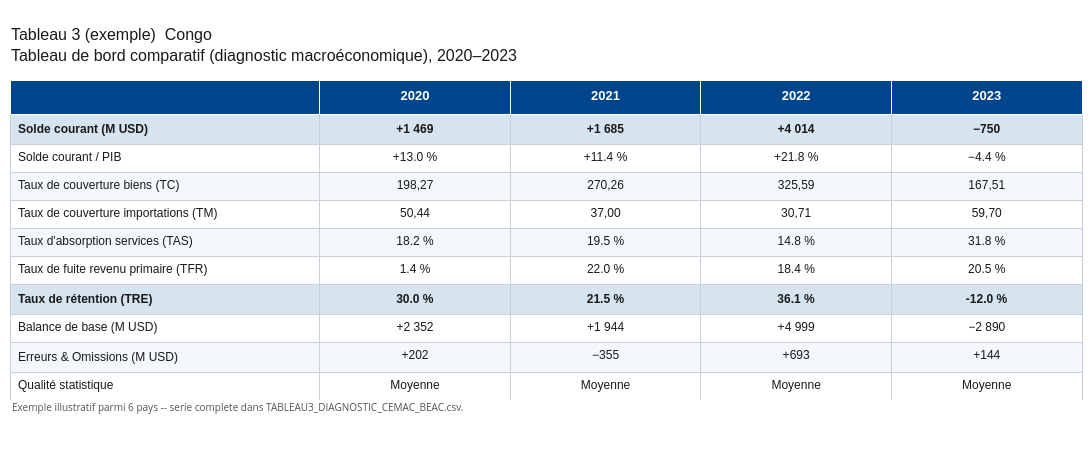
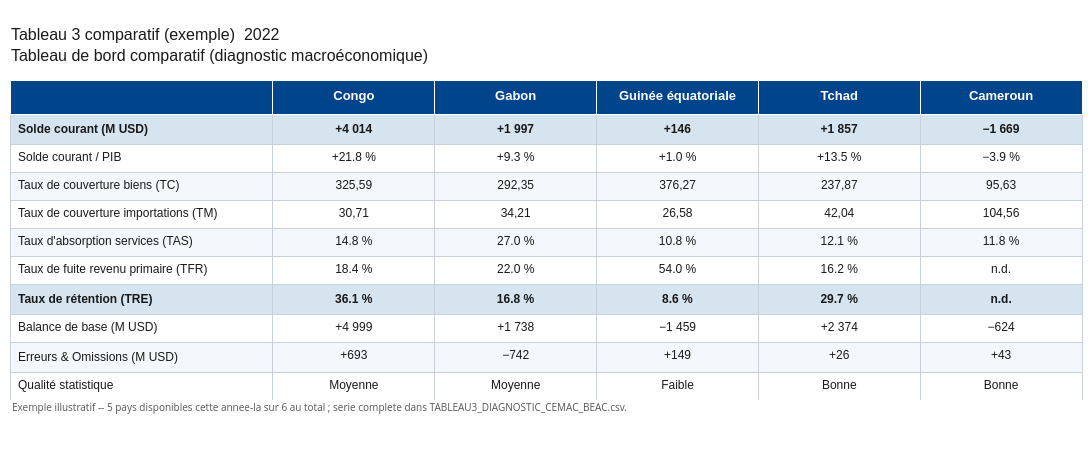

Notebook source saved alongside these figures, in order:
### Code cell
def qualite_local(code, annee):
    r = ligne_pour(code, annee)
    if r is None or pd.isna(r['SOLDE_COURANT']) or r['SOLDE_COURANT'] == 0:
        return 'n.d.'
    ratio = abs(r['EO_NET']) / abs(r['SOLDE_COURANT']) * 100
    if ratio < 10:
        return 'Bonne'
    if ratio < 60:
        return 'Moyenne'
    return 'Faible'


rows_t3_local = [
    'Solde courant (M USD)',
    'Solde courant / PIB',
    'Taux de couverture biens (TC)',
    "Taux de couverture importations (TM)",
    "Taux d'absorption services (TAS)",
    'Taux de fuite revenu primaire (TFR)',
    'Taux de rétention (TRE)',
    'Balance de base (M USD)',
    'Erreurs & Omissions (M USD)',
    'Qualité statistique',
]


def colonne_t3_local(code, annee):
    r = ligne_pour(code, annee)
    if r is None:
        return ['n.d.'] * len(rows_t3_local)
    return [
        fmt_local(r['SOLDE_COURANT']),
        fmt_local(r['SOLDE_COURANT_PIB'], 'pct') if pd.notna(r['SOLDE_COURANT_PIB']) else 'n.d.',
        f"{r['TC_TAUX_COUVERTURE_BIENS']:.2f}".replace('.', ',') if pd.notna(r['TC_TAUX_COUVERTURE_BIENS']) else 'n.d.',
        f"{r['TM_TAUX_COUVERTURE_IMPORTATIONS']:.2f}".replace('.', ',') if pd.notna(r['TM_TAUX_COUVERTURE_IMPORTATIONS']) else 'n.d.',
        f"{r['TAS_TAUX_ABSORPTION_SERVICES']:.1f} %" if pd.notna(r['TAS_TAUX_ABSORPTION_SERVICES']) else 'n.d.',
        f"{r['TFR_TAUX_FUITE_REVENU']:.1f} %" if pd.notna(r['TFR_TAUX_FUITE_REVENU']) else 'n.d.',
        f"{r['TRE_TAUX_RETENTION']:.1f} %" if pd.notna(r['TRE_TAUX_RETENTION']) else 'n.d.',
        fmt_local(r['BALANCE_DE_BASE']),
        fmt_local(r['EO_NET']),
        qualite_local(code, annee),
    ]


# Tableau 3 complet -> CSV (reutilise directement metriques_cemac_local) ---
chemin_t3_local_csv = DIR_SORTIE / 'TABLEAU3_DIAGNOSTIC_CEMAC_BEAC.csv'
metriques_cemac_local.to_csv(chemin_t3_local_csv, index=False)
print(f"{chemin_t3_local_csv} : {len(metriques_cemac_local)} lignes ({metriques_cemac_local['COUNTRY_CODE'].nunique()} pays x annees).")

# Exemple par pays ---
code_ex3 = next(iter(ANNEES_PAR_PAYS_LOCAL))
nom_ex3 = PAYS_CEMAC_LOCAL[code_ex3]
annees_ex3 = ANNEES_PAR_PAYS_LOCAL[code_ex3]
data_ex3 = {a: colonne_t3_local(code_ex3, a) for a in annees_ex3}
df_t3_ex3 = pd.DataFrame(data_ex3, index=rows_t3_local)

fig_t3_ex3 = render_table_local(
    df_t3_ex3,
    title=f'Tableau 3 (exemple)  {nom_ex3}\nTableau de bord comparatif (diagnostic macroéconomique), '
          f'{annees_ex3[0]}–{annees_ex3[-1]}',
    caption=f"Exemple illustratif parmi {len(ANNEES_PAR_PAYS_LOCAL)} pays -- serie complete dans {chemin_t3_local_csv.name}.",
    highlight_rows=[0, 6],
    filename=FIGURES_DIR / f'tab3_diagnostic_beac_{code_ex3}.png',
)
fig_t3_ex3.show()

# Exemple comparatif ---
annees_comparables_t3_local = [a for a in ANNEES_UNION_LOCAL if len([c for c in ANNEES_PAR_PAYS_LOCAL if a in ANNEES_PAR_PAYS_LOCAL[c]]) >= 2]
if annees_comparables_t3_local:
    annee_ex3 = annees_comparables_t3_local[-2]
    pays_dispo_ex3 = [c for c in ANNEES_PAR_PAYS_LOCAL if annee_ex3 in ANNEES_PAR_PAYS_LOCAL[c]]
    data_comp3 = {PAYS_CEMAC_LOCAL[c]: colonne_t3_local(c, annee_ex3) for c in pays_dispo_ex3}
    df_t3_comp_ex3 = pd.DataFrame(data_comp3, index=rows_t3_local)

    fig_t3_comp_ex3 = render_table_local(
        df_t3_comp_ex3,
        title=f'Tableau 3 comparatif (exemple)  {annee_ex3}\nTableau de bord comparatif (diagnostic macroéconomique)',
        caption=f"Exemple illustratif -- {len(pays_dispo_ex3)} pays disponibles cette annee-la sur "
                f"{len(ANNEES_PAR_PAYS_LOCAL)} au total ; serie complete dans {chemin_t3_local_csv.name}.",
        highlight_rows=[0, 6],
        filename=FIGURES_DIR / f'tab3_diagnostic_beac_comparatif_{annee_ex3}.png',
    )
    fig_t3_comp_ex3.show()
else:
    print("Aucune annee avec au moins 2 pays disponibles -- pas d'exemple comparatif a afficher.")

### Figure 1 — Plotly figure (JSON) as saved in the notebook; plotly's stock layout.template omitted (floating-point values rounded to 4 significant figures)
{"data": [{"cells": {"align": ["left", "center", "center", "center", "center"], "fill": {"color": [["#D6E4F0", "white", "#F4F7FB", "white", "#F4F7FB", "white", "#D6E4F0", "white", "#F4F7FB", "white"], ["#D6E4F0", "white", "#F4F7FB", "white", "#F4F7FB", "white", "#D6E4F0", "white", "#F4F7FB", "white"], ["#D6E4F0", "white", "#F4F7FB", "white", "#F4F7FB", "white", "#D6E4F0", "white", "#F4F7FB", "white"], ["#D6E4F0", "white", "#F4F7FB", "white", "#F4F7FB", "white", "#D6E4F0", "white", "#F4F7FB", "white"], ["#D6E4F0", "white", "#F4F7FB", "white", "#F4F7FB", "white", "#D6E4F0", "white", "#F4F7FB", "white"]]}, "font": {"color": "#1a1a1a", "family": "Arial", "size": 12}, "height": 28, "line": {"color": "#C8D0DB"}, "values": [["<b>Solde courant (M USD)</b>", "Solde courant / PIB", "Taux de couverture biens (TC)", "Taux de couverture importations (TM)", "Taux d'absorption services (TAS)", "Taux de fuite revenu primaire (TFR)", "<b>Taux de rétention (TRE)</b>", "Balance de base (M USD)", "Erreurs & Omissions (M USD)", "Qualité statistique"], ["<b>+1 469</b>", "+13.0 %", "198,27", "50,44", "18.2 %", "1.4 %", "<b>30.0 %</b>", "+2 352", "+202", "Moyenne"], ["<b>+1 685</b>", "+11.4 %", "270,26", "37,00", "19.5 %", "22.0 %", "<b>21.5 %</b>", "+1 944", "−355", "Moyenne"], ["<b>+4 014</b>", "+21.8 %", "325,59", "30,71", "14.8 %", "18.4 %", "<b>36.1 %</b>", "+4 999", "+693", "Moyenne"], ["<b>−750</b>", "−4.4 %", "167,51", "59,70", "31.8 %", "20.5 %", "<b>-12.0 %</b>", "−2 890", "+144", "Moyenne"]]}, "columnwidth": [2.6, 1.6, 1.6, 1.6, 1.6], "header": {"align": ["left", "center", "center", "center", "center"], "fill": {"color": "#00448C"}, "font": {"color": "white", "family": "Arial", "size": 13}, "height": 34, "values": ["<b></b>", "<b>2020</b>", "<b>2021</b>", "<b>2022</b>", "<b>2023</b>"]}, "type": "table"}], "layout": {"annotations": [{"align": "left", "font": {"color": "#555555", "size": 10}, "showarrow": false, "text": "Exemple illustratif parmi 6 pays -- serie complete dans TABLEAU3_DIAGNOSTIC_CEMAC_BEAC.csv.", "x": 0, "xref": "paper", "y": -0.05, "yref": "paper"}], "height": 450, "margin": {"b": 50, "l": 10, "r": 10, "t": 80}, "paper_bgcolor": "white", "title": {"font": {"color": "#1a1a1a", "family": "Arial", "size": 16}, "text": "Tableau 3 (exemple)  Congo<br>Tableau de bord comparatif (diagnostic macroéconomique), 2020–2023", "x": 0.01, "xanchor": "left"}, "width": 1160}}

### Figure 2 — Plotly figure (JSON) as saved in the notebook; plotly's stock layout.template omitted (floating-point values rounded to 4 significant figures)
{"data": [{"cells": {"align": ["left", "center", "center", "center", "center", "center"], "fill": {"color": [["#D6E4F0", "white", "#F4F7FB", "white", "#F4F7FB", "white", "#D6E4F0", "white", "#F4F7FB", "white"], ["#D6E4F0", "white", "#F4F7FB", "white", "#F4F7FB", "white", "#D6E4F0", "white", "#F4F7FB", "white"], ["#D6E4F0", "white", "#F4F7FB", "white", "#F4F7FB", "white", "#D6E4F0", "white", "#F4F7FB", "white"], ["#D6E4F0", "white", "#F4F7FB", "white", "#F4F7FB", "white", "#D6E4F0", "white", "#F4F7FB", "white"], ["#D6E4F0", "white", "#F4F7FB", "white", "#F4F7FB", "white", "#D6E4F0", "white", "#F4F7FB", "white"], ["#D6E4F0", "white", "#F4F7FB", "white", "#F4F7FB", "white", "#D6E4F0", "white", "#F4F7FB", "white"]]}, "font": {"color": "#1a1a1a", "family": "Arial", "size": 12}, "height": 28, "line": {"color": "#C8D0DB"}, "values": [["<b>Solde courant (M USD)</b>", "Solde courant / PIB", "Taux de couverture biens (TC)", "Taux de couverture importations (TM)", "Taux d'absorption services (TAS)", "Taux de fuite revenu primaire (TFR)", "<b>Taux de rétention (TRE)</b>", "Balance de base (M USD)", "Erreurs & Omissions (M USD)", "Qualité statistique"], ["<b>+4 014</b>", "+21.8 %", "325,59", "30,71", "14.8 %", "18.4 %", "<b>36.1 %</b>", "+4 999", "+693", "Moyenne"], ["<b>+1 997</b>", "+9.3 %", "292,35", "34,21", "27.0 %", "22.0 %", "<b>16.8 %</b>", "+1 738", "−742", "Moyenne"], ["<b>+146</b>", "+1.0 %", "376,27", "26,58", "10.8 %", "54.0 %", "<b>8.6 %</b>", "−1 459", "+149", "Faible"], ["<b>+1 857</b>", "+13.5 %", "237,87", "42,04", "12.1 %", "16.2 %", "<b>29.7 %</b>", "+2 374", "+26", "Bonne"], ["<b>−1 669</b>", "−3.9 %", "95,63", "104,56", "11.8 %", "n.d.", "<b>n.d.</b>", "−624", "+43", "Bonne"]]}, "columnwidth": [2.6, 1.6, 1.6, 1.6, 1.6, 1.6], "header": {"align": ["left", "center", "center", "center", "center", "center"], "fill": {"color": "#00448C"}, "font": {"color": "white", "family": "Arial", "size": 13}, "height": 34, "values": ["<b></b>", "<b>Congo</b>", "<b>Gabon</b>", "<b>Guinée équatoriale</b>", "<b>Tchad</b>", "<b>Cameroun</b>"]}, "type": "table"}], "layout": {"annotations": [{"align": "left", "font": {"color": "#555555", "size": 10}, "showarrow": false, "text": "Exemple illustratif -- 5 pays disponibles cette annee-la sur 6 au total ; serie complete dans TABLEAU3_DIAGNOSTIC_CEMAC_BEAC.csv.", "x": 0, "xref": "paper", "y": -0.05, "yref": "paper"}], "height": 450, "margin": {"b": 50, "l": 10, "r": 10, "t": 80}, "paper_bgcolor": "white", "title": {"font": {"color": "#1a1a1a", "family": "Arial", "size": 16}, "text": "Tableau 3 comparatif (exemple)  2022<br>Tableau de bord comparatif (diagnostic macroéconomique)", "x": 0.01, "xanchor": "left"}, "width": 1370}}
